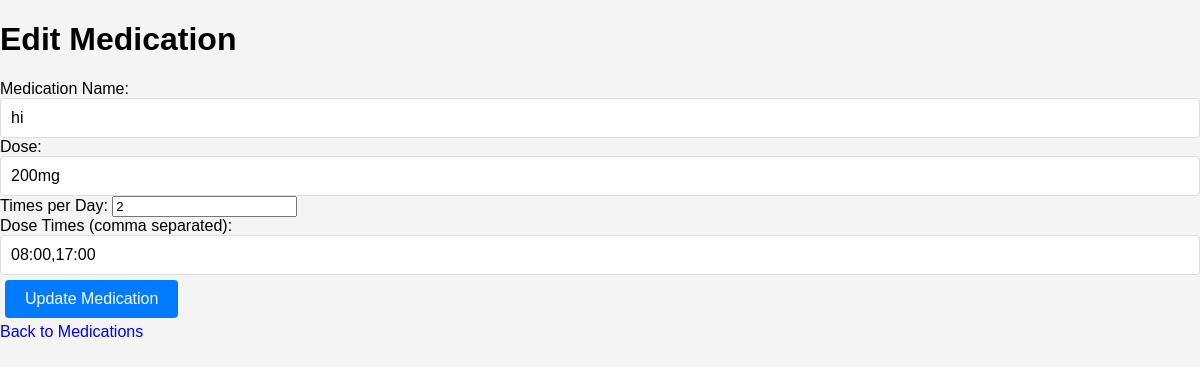
/medications/edit/22/ (signed in), run on the app's committed database.
### medications/models.py (models this page shows, shortened)
class Medication(models.Model):
    name = models.CharField(max_length=255)
    times_per_day = models.PositiveIntegerField()  # Times per day the medication should be taken
    dose = models.CharField(max_length=255)  # Medication dose details
    user = models.ForeignKey(User, on_delete=models.CASCADE)
    dose_times = models.JSONField(default=list)  # List of time strings (e.g., ["08:00", "14:00", "20:00"])

### medications/views.py (the view, shortened to what this page needs)
# urls.py: path('edit/<int:pk>/', edit_medication, name='edit_medication'),
@login_required
def edit_medication(request, pk):
    medication = get_object_or_404(Medication, pk=pk, user=request.user)
    return render(request, 'medications/edit_medication.html', {'medication': medication})

### templates/medications/edit_medication.html (shortened to what this page needs)
<!DOCTYPE html>
<html lang="en">
<head>
</head>
<body>
    <h1>Edit Medication</h1>
    <form method="POST">
        <label for="name">Medication Name:</label>
        <input type="text" id="name" name="name" value="{{ medication.name }}" required><br>
        <label for="dose">Dose:</label>
        <input type="text" id="dose" name="dose" value="{{ medication.dose }}" required><br>
        <label for="times_per_day">Times per Day:</label>
        <input type="number" id="times_per_day" name="times_per_day" value="{{ medication.times_per_day }}" required min="1"><br>
        <label for="dose_times">Dose Times (comma separated):</label>
        <input type="text" id="dose_times" name="dose_times" value="{{ medication.dose_times|join:', ' }}" placeholder="08:00, 14:00, 20:00"><br>
        <button type="submit">Update Medication</button>
    </form>
    <a href="{% url 'medications:medication_list' %}">Back to Medications</a>
</body>
</html>

### templates/medications/edit_medication.html (style rules this page uses)
body { font-family: Arial, sans-serif; margin: 0; padding: 0; background-color: #f4f4f4; }
a { text-decoration: none; }
button { background-color: #007bff; color: #fff; border: none; padding: 10px 20px; margin: 5px; border-radius: 4px; cursor: pointer; font-size: 16px; }
input[type="text"] { padding: 10px; border: 1px solid #ddd; border-radius: 4px; width: calc(100% - 22px); font-size: 16px; }

### data on the page
Medication: name "hi", dose "200mg", times_per_day "2", dose_times "08:00,17:00"
